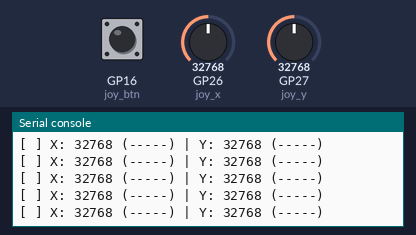
Recording of a program running on a simulated Raspberry Pi Pico running MicroPython. Parts: the last lines printed to the serial console. Inputs (shaded band) come from the test bench; at power-on: GP26 (joy_x) = 32768, GP27 (joy_y) = 32768, GP16 (joy_btn) HIGH (analog values on the 0–65535 scale).

Above: at 1.2 s.
1.3 s: GP26 (joy_x) set to 50655
At 1.31 s:
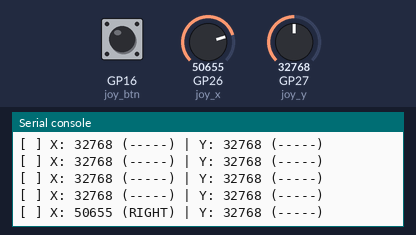
2.8 s: GP27 (joy_y) set to 50655
At 2.82 s:
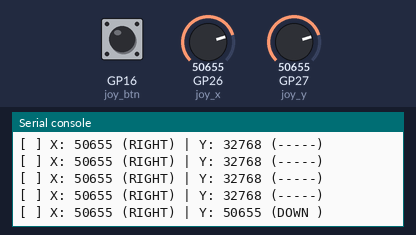
4.3 s: GP16 (joy_btn) pulled LOW for 0.15 s
At 4.33 s:
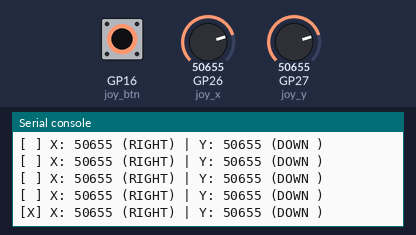
5.9 s: GP26 (joy_x) set to 49345
At 5.94 s:
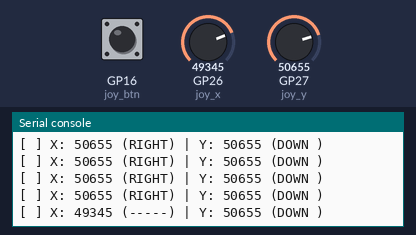
7.4 s: GP16 (joy_btn) pulled LOW for 1 s
At 7.45 s:
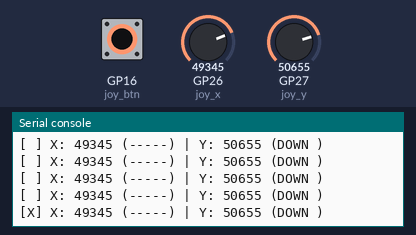
9.9 s: GP27 (joy_y) set to 9345
At 9.97 s:
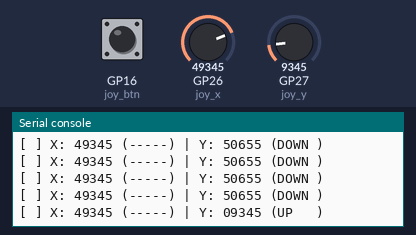

Measured:
- after the input at 1.3 s, the serial console: prints a new line at once (image 1)
- after the input at 2.8 s, the serial console: prints a new line at once (image 2)
- after the input at 4.3 s, the serial console: prints a new line at once (image 3)
- after the input at 5.9 s, the serial console: prints a new line at once (image 4)
- after the input at 7.4 s, the serial console: prints a new line after 0.05 s (image 5)
- after the input at 9.9 s, the serial console: prints a new line after 0.07 s (image 6)

The program:

06_joystick.py
```python
# -----------------------------------------------------------------------------
# Lesson 06: Analog Control (The Joystick)
# -----------------------------------------------------------------------------
# Module: KY-023 Joystick Module
# Goal: Accurate 2-Axis control with Deadzones.
#
# ANATOMY:
# A Joystick is just two Potentiometers (X and Y) and a Button.
# Center ~ 32768 (Half of 65535).
#
# WIRING:
# - GND -> GND
# - +5V -> 3.3V (The Pico uses 3.3V logic!)
# - VRx -> GP26 (ADC0)
# - VRy -> GP27 (ADC1)
# - SW  -> GP16 (Use PULL_UP)
# -----------------------------------------------------------------------------

import machine
import time

class HardwareConfig:
    PIN_X = 26
    PIN_Y = 27
    PIN_SW = 16

    # Calibration Constants
    CENTER = 32768
    DEADZONE = 5000  # Ignore small jitters around the center
    THRESHOLD_LOW = 10000
    THRESHOLD_HIGH = 50000

def get_direction(val):
    """Helper to convert analog value to direction."""
    if val < HardwareConfig.THRESHOLD_LOW:
        return -1 # Left/Up
    elif val > HardwareConfig.THRESHOLD_HIGH:
        return 1  # Right/Down
    else:
        return 0  # Center

def main():
    # 1. Setup Inputs
    joy_x = machine.ADC(HardwareConfig.PIN_X)
    joy_y = machine.ADC(HardwareConfig.PIN_Y)
    joy_btn = machine.Pin(HardwareConfig.PIN_SW, machine.Pin.IN, machine.Pin.PULL_UP)

    print("--- JOYSTICK CALIBRATION READY ---")

    while True:
        # 2. Read Sensors
        raw_x = joy_x.read_u16()
        raw_y = joy_y.read_u16()
        is_pressed = not joy_btn.value() # Active Low

        # 3. Process Logic (Deadzones are handled by the threshold check)
        dir_x_val = get_direction(raw_x)
        dir_y_val = get_direction(raw_y)

        # Decode X
        if dir_x_val == -1: dir_x = "LEFT "
        elif dir_x_val == 1: dir_x = "RIGHT"
        else: dir_x = "-----"

        # Decode Y
        if dir_y_val == -1: dir_y = "UP   "
        elif dir_y_val == 1: dir_y = "DOWN "
        else: dir_y = "-----"

        # 4. Display
        btn_status = "[X]" if is_pressed else "[ ]"
        print(f"{btn_status} X: {raw_x:05d} ({dir_x}) | Y: {raw_y:05d} ({dir_y})")

        time.sleep(0.1)

if __name__ == "__main__":
    main()
```
